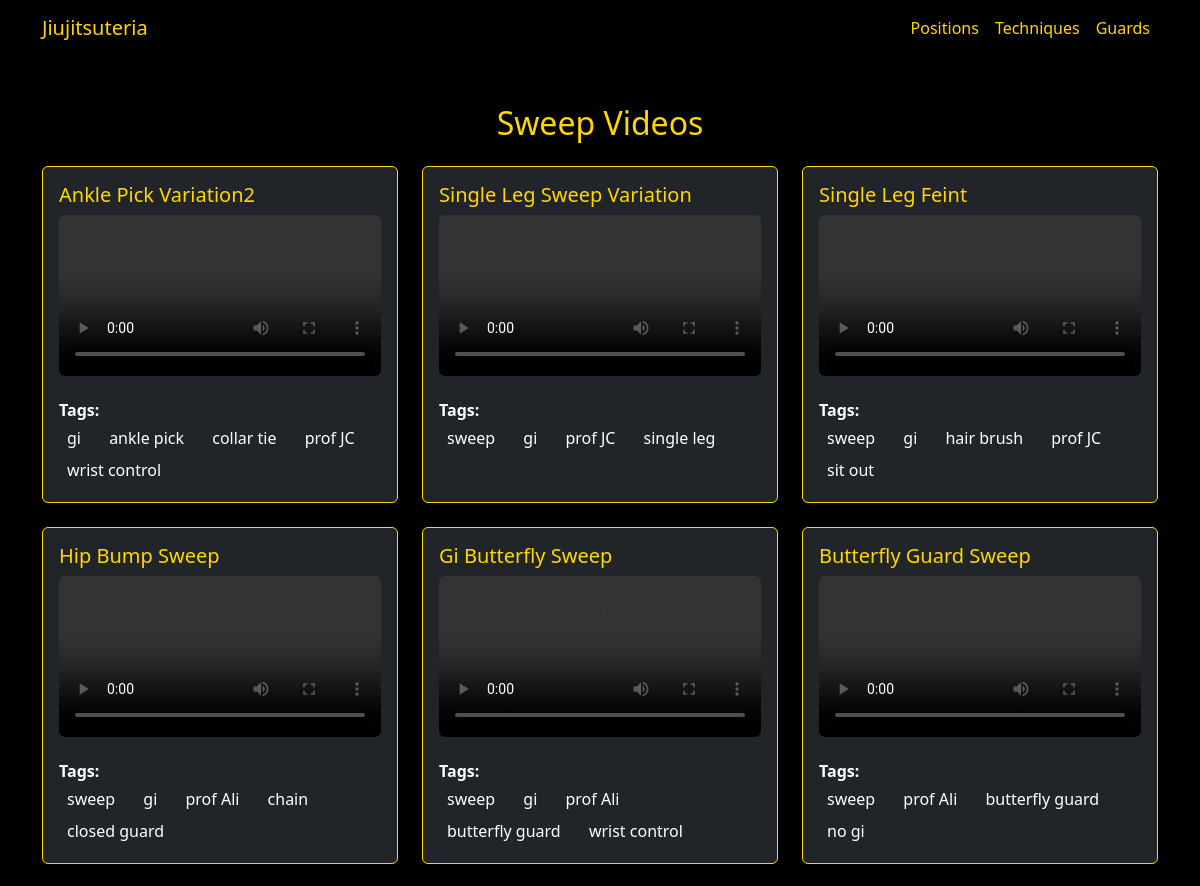
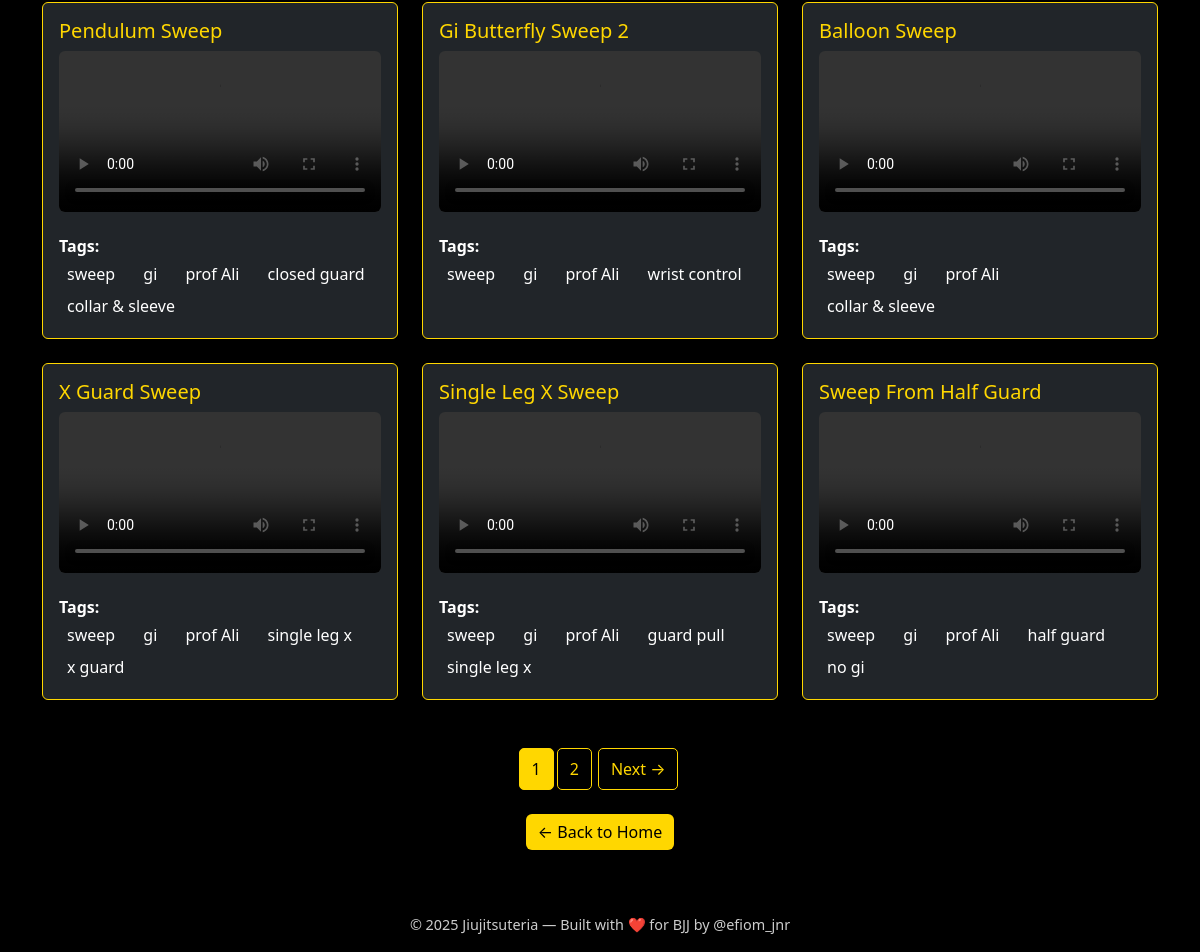
The app's page /category/technique/1/ with its own data (2 pictures, top to bottom).
### bjj/models.py (models this page shows, shortened)
class Technique(models.Model):
    name = models.CharField(max_length=100)

class Video(models.Model):
    title = models.CharField(max_length=200)
    video_url = models.URLField()
    tags = models.ManyToManyField('Tag', related_name='videos')
    position = models.ForeignKey('Position', on_delete=models.SET_NULL, null=True, blank=True)
    technique = models.ForeignKey('Technique', on_delete=models.SET_NULL, null=True, blank=True)
    guard = models.ForeignKey('Guard', on_delete=models.SET_NULL, null=True, blank=True)
    def cloudfront_url(self):
        s3_prefix = "https://jiujitsuteria-videos.s3.amazonaws.com"
        cloudfront_domain = getattr(settings, 'CLOUDFRONT_DOMAIN', '')
        if self.video_url.startswith(s3_prefix):
            return self.video_url.replace(s3_prefix, cloudfront_domain)
        return self.video_url

class Tag(models.Model):
    name = models.CharField(max_length=50, unique=True)

### bjj/views.py (the view)
# urls.py: path('category/<str:category_type>/<int:category_id>/', views.category_videos, name='category_videos'),
def category_videos(request, category_type, category_id):
    if category_type == 'position':
        category = get_object_or_404(Position, id=category_id)
        videos = Video.objects.filter(position=category).order_by('-id')
    elif category_type == 'technique':
        category = get_object_or_404(Technique, id=category_id)
        videos = Video.objects.filter(technique=category).order_by('-id')
    elif category_type == 'guard':
        category = get_object_or_404(Guard, id=category_id)
        videos = Video.objects.filter(guard=category).order_by('-id')
    else:
        category = None
        videos = Video.objects.none()
    paginator = Paginator(videos, 12)
    page_number = request.GET.get('page')
    page_obj = paginator.get_page(page_number)
    return render(request, 'bjj/category_videos.html', {
        'category': category,
        'videos': page_obj,
        'category_type': category_type,
    })

### bjj/templates/bjj/category_videos.html (shortened to what this page needs)
{% extends 'bjj/base.html' %}
{% block content %}
<div class="text-center mb-4">
  <h2 class="text-yellow">{{ category.name }} Videos</h2>
</div>
{% if videos %}
  <div class="row justify-content-center">
    {% for video in videos %}
      <div class="col-md-6 col-lg-4 mb-4">
        <div class="card bg-dark text-white h-100 border border-yellow shadow">
          <div class="card-body">
            <h5 class="card-title text-yellow">{{ video.title }}</h5>
            <video class="w-100 mb-3 rounded" controls>
              <source src="{{ video.cloudfront_url }}" type="video/mp4">
            </video>
            <p class="card-text">
              <strong>Tags:</strong><br>
              {% if video.tags.exists %}
                {% for tag in video.tags.all %}
                  <a href="{% url 'bjj:videos_by_tag' tag.id %}" class="tag-link">
                    {{ tag.name }}
                  </a>
                {% endfor %}
              {% else %}
                <span class="text-muted">No tags</span>
              {% endif %}
            </p>
          </div>
        </div>
      </div>
    {% endfor %}
  </div>
  <div class="text-center mt-4">
    <nav>
      <ul class="pagination justify-content-center">
        {% for page_num in videos.paginator.page_range %}
          {% if page_num == videos.number %}
            <li class="page-item active">
              <span class="page-link custom-page-link-active">{{ page_num }}</span>
            </li>
          {% else %}
            <li class="page-item">
              <a class="page-link custom-page-link" href="?page={{ page_num }}">{{ page_num }}</a>
            </li>
          {% endif %}
        {% endfor %}
        {% if videos.has_next %}
          <li class="page-item">
            <a class="page-link custom-page-link" href="?page={{ videos.next_page_number }}">Next →</a>
          </li>
        {% endif %}
      </ul>
    </nav>
  </div>
{% else %}
  <p class="text-center">No videos available in this section yet.</p>
{% endif %}
<div class="text-center mt-4">
  <a href="{% url 'bjj:index' %}" class="btn btn-yellow">← Back to Home</a>
</div>
{% endblock %}

### bjj/static/bjj/styles.css (style rules this page uses)
body { background-color: #000; color: #fff; }
.text-yellow, .navbar-brand, .nav-link, h1, h2, h3, h4, h5 { color: #FFD700 !important; }
.btn-yellow { background-color: #FFD700; color: #000; border: none; }
a { color: #FFD700; text-decoration: none; }
.border-yellow { border-color: #FFD700 !important; }
.tag-link { color: white; background: none; padding: 4px 8px; border-radius: 4px; display: inline-block; transition: all 0.2s ease; }

### bjj/templates/bjj/category_videos.html (style rules this page uses)
.tag-link { color: white; text-decoration: none; margin-right: 8px; transition: color 0.3s ease; }
.pagination .page-item .custom-page-link { background-color: #000; color: #FFD700; border: 1px solid #FFD700; padding: 0.5rem 0.75rem; margin: 0 3px; border-radius: 5px; transition: background-color 0.3s ease; }
.pagination .page-item.active .custom-page-link-active { background-color: #FFD700; color: #000; border: 1px solid #FFD700; padding: 0.5rem 0.75rem; border-radius: 5px; }

### records on screen
Technique: name "Sweep"
Video: title "Ankle Pick Variation2"
Tag: name "gi"
Tag: name "ankle pick"
Tag: name "collar tie"
Tag: name "prof JC"
Tag: name "wrist control"
Video: title "Single Leg Sweep Variation"
Tag: name "sweep"
Tag: name "single leg"
Video: title "Single Leg Feint"
Tag: name "hair brush"
Tag: name "sit out"
Video: title "Hip Bump Sweep"
Tag: name "prof Ali"
Tag: name "chain"
Tag: name "closed guard"
Video: title "Gi Butterfly Sweep"
Tag: name "butterfly guard"
Video: title "Butterfly Guard Sweep"
Tag: name "no gi"
Video: title "Pendulum Sweep"
Tag: name "collar & sleeve"
Video: title "Gi Butterfly Sweep 2"
Video: title "Balloon Sweep"
Video: title "X Guard Sweep"
Tag: name "single leg x"
Tag: name "x guard"
Video: title "Single Leg X Sweep"
Tag: name "guard pull"
Video: title "Sweep From Half Guard"
Tag: name "half guard"

### other values on screen
{{ page_num }} "1"
{{ page_num }} "2"
{{ year|default:"2025" }} "2025"
